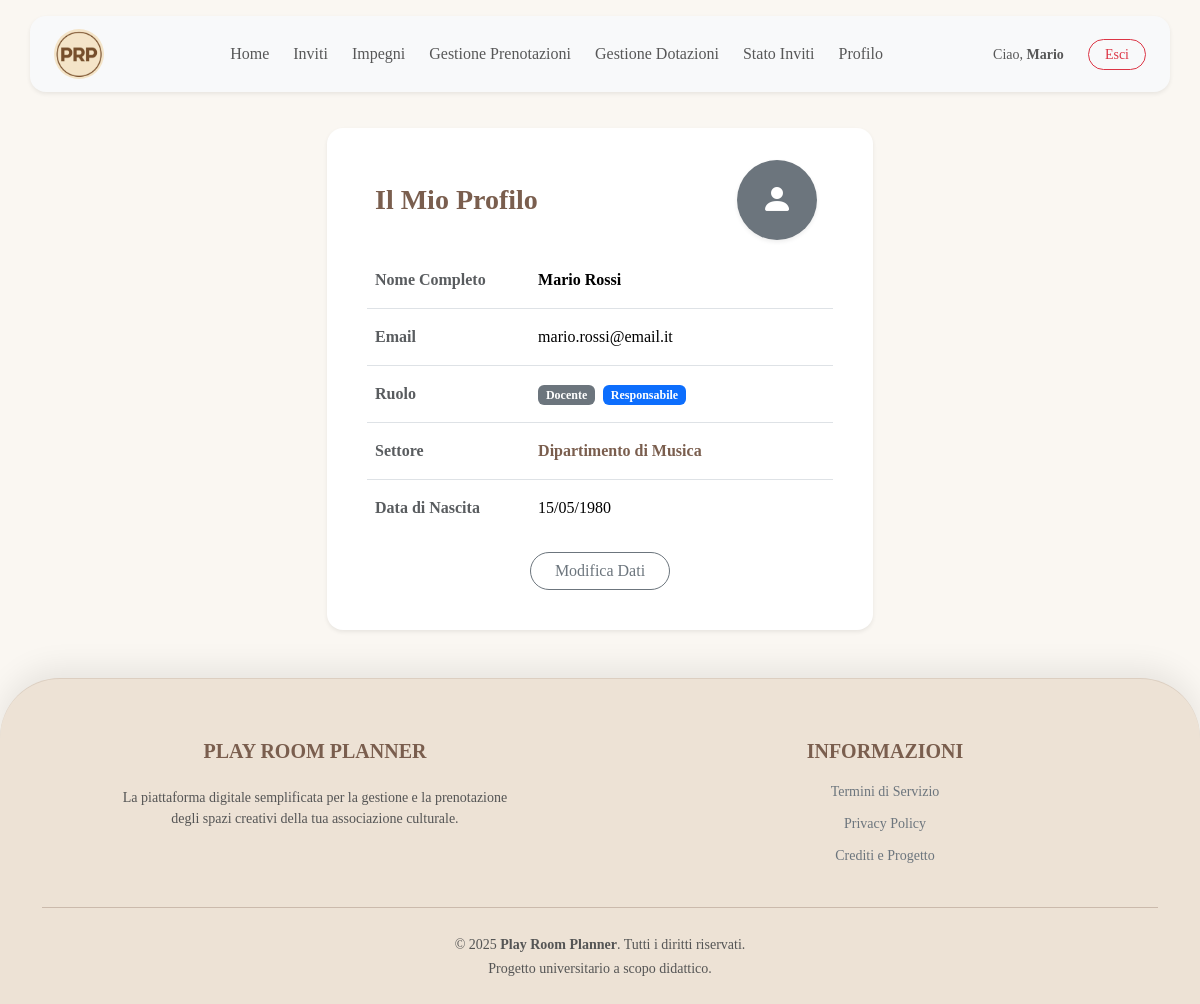
Screenshot of /frontend/profilo.php (signed in) with the database file from the repository.
### tables this page shows
CREATE TABLE UTENTE (
    id_utente INT PRIMARY KEY AUTO_INCREMENT,
    nome VARCHAR(50) NOT NULL,
    cognome VARCHAR(50) NOT NULL,
    data_nascita DATE NOT NULL,
    ruolo VARCHAR(20) NULL CHECK (ruolo IN ('docente', 'allievo', 'tecnico')),
    email VARCHAR(100) NOT NULL UNIQUE,
    password_hash VARCHAR(255) NOT NULL,
    foto VARCHAR(255) NULL,
    
    anni_servizio INT NULL CHECK (anni_servizio IS NULL OR anni_servizio >= 0),
    data_nomina DATE NULL,
    is_responsabile BOOLEAN NOT NULL DEFAULT FALSE,
    is_admin BOOLEAN NOT NULL DEFAULT FALSE,
    
    id_settore INT NULL,
    FOREIGN KEY (id_settore) REFERENCES SETTORE(id_settore)
        ON DELETE NO ACTION  
        ON UPDATE CASCADE
);

CREATE TABLE SETTORE (
    id_settore INT PRIMARY KEY AUTO_INCREMENT,
    nome VARCHAR(50) NOT NULL UNIQUE,
    tipo VARCHAR(50) NOT NULL CHECK (tipo IN ('musica', 'teatro', 'ballo')),
    num_iscritti INT DEFAULT 0,
    id_responsabile INT NULL UNIQUE
);

### common/function.php (called while the page is built, shortened)
<?php
function datiUtenteCompleti($cid, $id_utente)
{
    $sql = "SELECT U.*, S.nome AS nome_settore
            FROM UTENTE U
            LEFT JOIN SETTORE S ON U.id_settore = S.id_settore
            WHERE U.id_utente = ?";
    $stmt = $cid->prepare($sql);
    $stmt->bind_param("i", $id_utente);
    $stmt->execute();
    $result = $stmt->get_result();
    $dati = $result->fetch_assoc();
    return $dati;
}

### frontend/profilo.php (the view, shortened to what this page needs)
<?php
require_once __DIR__ . '/../common/function.php';
$id_utente_loggato = $_SESSION['id_utente'];
$dati_utente = datiUtenteCompleti($cid, $id_utente_loggato);
?>
<!DOCTYPE html>
<html lang="it" class="h-100">
<?php require ROOT_PATH . "/common/header.php" ?>
<body>
    <?php include ROOT_PATH . '/common/navbar.php'; ?>
    <div class="container pt-4 mt-4 mb-5">
        <div class="row justify-content-center">
            <div class="col-lg-6 col-md-8">
                <div class="card shadow-sm border-0 p-4 rounded-4 overflow-hidden">
                    <div class="card-header bg-white border-0 d-flex justify-content-between align-items-center">
                        <h3 class="fw-bold mb-0 ms-2" style="color: #7A5E4E;">Il Mio Profilo</h3>
                        <div class="pe-3">
                            <?php
                            $fotoPath = $dati_utente['foto'];
                            if (!empty($fotoPath) && file_exists($fotoPath)):
                            ?>
                                <img src="<?php echo htmlspecialchars($fotoPath); ?>"
                                    alt="Foto profilo"
                                    class="rounded-circle shadow-sm border"
                                    style="width: 80px; height: 80px; object-fit: cover;">
                            <?php else: ?>
                                <div class="rounded-circle bg-secondary text-white d-flex justify-content-center align-items-center shadow-sm"
                                    style="width: 80px; height: 80px;">
                                    <i class="bi bi-person-fill fs-2"></i>
                                </div>
                            <?php endif; ?>
                        </div>
                    </div>
                    <div class="card-body pt-1">
                        <div class="table-responsive">
                            <table class="table table-borderless align-middle mb-0">
                                <tbody>
                                    <tr class="border-bottom">
                                        <th scope="row" class="text-muted py-3" style="width: 35%;">Nome Completo</th>
                                        <td class="fw-bold py-3">
                                            <?php echo htmlspecialchars($dati_utente['nome'] . ' ' . $dati_utente['cognome']); ?>
                                        </td>
                                    </tr>
                                    <tr class="border-bottom">
                                        <th scope="row" class="text-muted py-3">Email</th>
                                        <td class="py-3">
                                            <?php echo htmlspecialchars($dati_utente['email']); ?>
                                        </td>
                                    </tr>
                                    <tr class="border-bottom">
                                        <th scope="row" class="text-muted py-3">Ruolo</th>
                                        <td class="py-3">
                                            <?php if (!empty($_SESSION['is_admin'])): ?>
                                                <span class="badge bg-danger ms-1">Admin</span>
                                            <?php else: ?>
                                                <span class="badge bg-secondary">
                                                    <?php echo htmlspecialchars(ucfirst($dati_utente['ruolo'])); ?>
                                                </span>
                                            <?php endif; ?>
                                            <?php if (!empty($dati_utente['is_responsabile'])): ?>
                                                <span class="badge bg-primary ms-1">Responsabile</span>
                                            <?php endif; ?>
                                        </td>
                                    </tr>
                                    <tr class="border-bottom">
                                        <th scope="row" class="text-muted py-3">Settore</th>
                                        <td class="fw-bold py-3" style="color: #7A5E4E;">
                                            <?php if (!empty($_SESSION['is_admin'])): ?>
                                                <span class="fw-normal text-muted fst-italic">Nessuno</span>
                                            <?php else: ?>
                                                <?php echo htmlspecialchars(ucfirst($dati_utente['nome_settore'])); ?>
                                            <?php endif; ?>
                                        </td>
                                    </tr>
                                    <tr>
                                        <th scope="row" class="text-muted py-3">Data di Nascita</th>
                                        <td class="py-3">
                                            <?php echo date("d/m/Y", strtotime($dati_utente['data_nascita'])); ?>
                                        </td>
                                    </tr>
                                </tbody>
                            </table>
                        </div>
                        <div class="text-center mt-3">
                            <a href="<?php echo BASE_URL; ?>frontend/modifica_profilo.php" class="btn btn-outline-secondary px-4 rounded-pill">
                                Modifica Dati
                            </a>
                        </div>
                    </div>
                </div>
            </div>
        </div>
    </div>
</body>
</html>

### css/style.css (style rules this page uses)
* { font-family: Georgia, 'Times New Roman', Times, serif; }
html { height: 100%; }
body { background-color: #FAF7F2; padding-top: 80px; min-height: 100vh; display: flex; flex-direction: column; }
footer { margin-top: auto; width: 100%; }
html, body { overscroll-behavior-y: none; }
.footer-vintage { background-color: #EDE2D5; color: #7A5E4E; border-top-left-radius: 60px; border-top-right-radius: 60px; border-top: 1px solid rgba(122, 94, 78, 0.15); box-shadow: 0 -10px 30px rgba(0, 0, 0, 0.08); position: relative; z-index: 10; padding-top: 60px; padding-bottom: 40px; margin-top: auto; }
.footer-vintage hr { border-color: rgba(122, 94, 78, 0.3); opacity: 1; }

### rows the page displays
utente: nome+cognome "Mario Rossi", email "mario.rossi@email.it", ruolo "Docente", id_settore.nome "Dipartimento di Musica", data_nascita "15/05/1980"

### other values shown
$_SESSION['nome'] "Mario"
